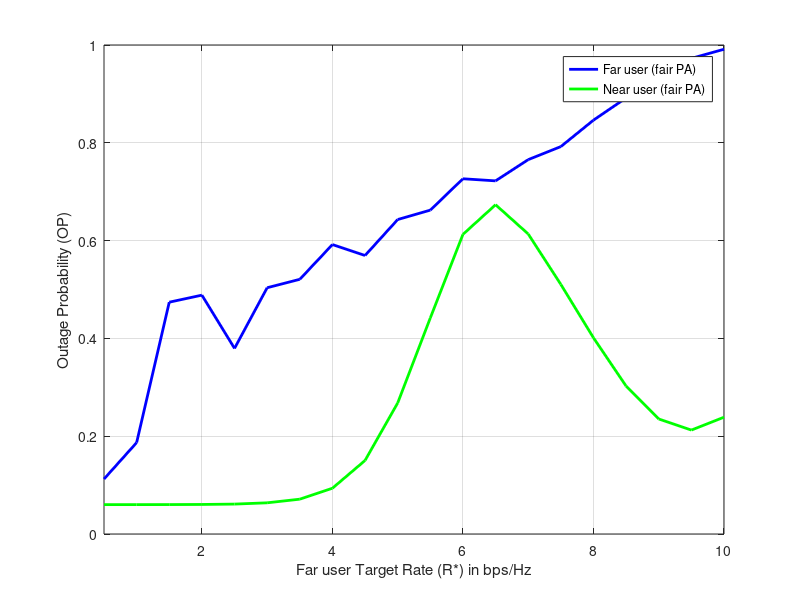

MATLAB code for this plot:
clc;
clear variables;
close all;

max_bpow = 1;
N_data = 10^5;
Rf = 0.5:0.5:10;                  % 20 elements in Rf
N0 = 3.9811E-15;                  % noise power

far_dist = 1000; 
near_dist = 500;

pow_1 = zeros(1,length(Rf));        
pow_2 = zeros(1,length(Rf));

eta = 4;

rayleigh_f = sqrt(far_dist^-eta)*(randn(1,N_data) + 1i*randn(1,N_data))/sqrt(2);
rayleigh_n = sqrt(near_dist^-eta)*(randn(1,N_data) + 1i*randn(1,N_data))/sqrt(2);
m_f = (abs(rayleigh_f)).^2;
m_n = (abs(rayleigh_n)).^2;

for x = 1:length(Rf)
    beta = (2^(Rf(x)))-1;         

    alpha_f = beta*(N0 + max_bpow*m_f)./(max_bpow*m_f*(1+beta));
    alpha_f(alpha_f>1) = 0;
    alpha_n = 1 - alpha_f;

    SNR_f = max_bpow*alpha_f.*m_f./(max_bpow*m_f.*alpha_n + N0);
    SNR_mid = max_bpow*alpha_f.*m_n./(max_bpow*m_n.*alpha_n + N0);
    SNR_n = max_bpow*m_n.*alpha_n/N0;

    Cg_f = log2(1 + SNR_f);         % channel capacity
    Cg_mid = log2(1 + SNR_mid);
    Cg_n = log2(1 + SNR_n);

    for y = 1:N_data
        if Cg_f(y) < Rf(x)
            pow_1(x) = pow_1(x) + 1;
        end
        if alpha_f(y) ~= 0
            if (Cg_n(y) < Rf(x)) || (Cg_mid(y) < Rf(x))
                pow_2(x) = pow_2(x) + 1;
            end
        else
            if Cg_n(y) < Rf(x)
                 pow_2(x) = pow_2(x) + 1;
            end
        end
    end
end

outage_1 = pow_1/N_data;
outage_2 = pow_2/N_data;

figure;
plot(Rf,outage_1,'b','linewidth',2); 
hold on; 
grid on;
plot(Rf,outage_2,'g','linewidth',2);
xlabel('Far user Target Rate (R*) in bps/Hz');
ylabel('Outage Probability (OP)');
xlim([Rf(1) Rf(end)]);
legend('Far user (fair PA)','Near user (fair PA)');
